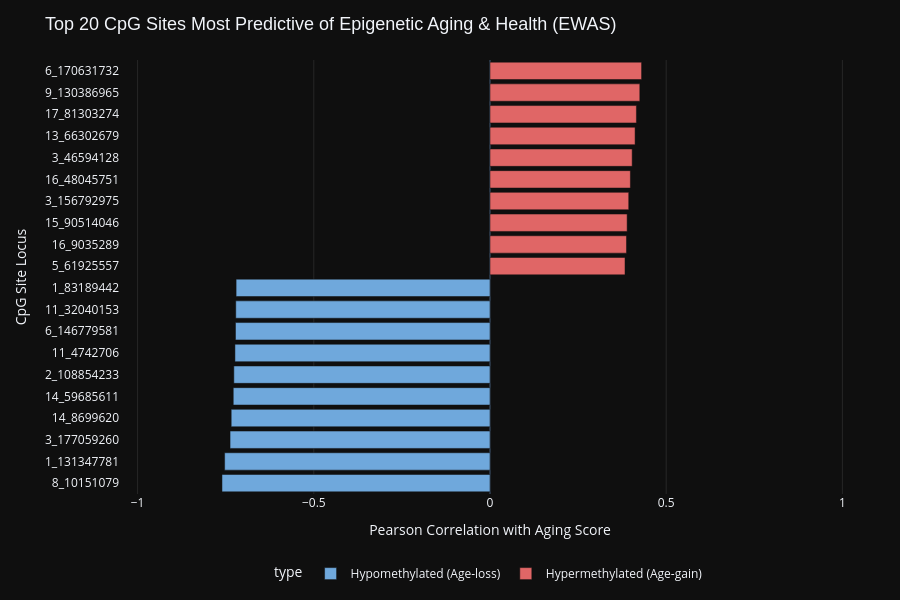

The notebook cell this image was saved under:
### Markdown cell above
## 6. Annotation of Most Predictive Epigenetic Loci
We load the Pearson correlation coefficients computed in Step 1 to visualize the top 20 individual CpG features (top 10 hypermethylated and top 10 hypomethylated) that correlate most strongly with the epigenetic aging score.

### Code cell
# Load top correlations
cor_df = pd.read_csv(correlations_csv)
cor_df = cor_df.sort_values('correlation', ascending=True)

# Create a category color column
cor_df['type'] = np.where(cor_df['correlation'] > 0, 'Hypermethylated (Age-gain)', 'Hypomethylated (Age-loss)')

fig_bar = px.bar(
    cor_df,
    x='correlation',
    y='cpg',
    color='type',
    orientation='h',
    title='Top 20 CpG Sites Most Predictive of Epigenetic Aging',
    labels={'correlation': 'Pearson Correlation with Aging Score', 'cpg': 'CpG Site Locus'},
    color_discrete_map={
        'Hypermethylated (Age-gain)': '#E06666',
        'Hypomethylated (Age-loss)': '#6FA8DC'
    }
)

fig_bar.update_layout(
    template='plotly_dark',
    title_font=dict(size=18, family='Outfit, sans-serif'),
    xaxis=dict(showgrid=True, gridcolor='rgba(255, 255, 255, 0.1)', range=[-1.05, 1.05]),
    yaxis=dict(showgrid=False, title_font=dict(size=14)),
    paper_bgcolor='rgba(15, 15, 15, 1)',
    plot_bgcolor='rgba(15, 15, 15, 1)',
    margin=dict(l=120, r=40, t=60, b=40),
    width=900,
    height=600,
    legend=dict(orientation='h', y=-0.15, x=0.5, xanchor='center')
)

fig_bar.show()

### Figure 1 — Plotly figure (JSON) as saved in the notebook; plotly's stock layout.template omitted (floating-point values rounded to 4 significant figures)
{"data": [{"hovertemplate": "type=Hypomethylated (Age-loss)<br>Pearson Correlation with Aging Score=%{x}<br>CpG Site Locus=%{y}<extra></extra>", "legendgroup": "Hypomethylated (Age-loss)", "marker": {"color": "#6FA8DC", "pattern": {"shape": ""}}, "name": "Hypomethylated (Age-loss)", "orientation": "h", "showlegend": true, "textposition": "auto", "type": "bar", "x": [-0.7606, -0.7531, -0.7377, -0.7345, -0.7286, -0.727, -0.7238, -0.7223, -0.7215, -0.7205], "xaxis": "x", "y": ["8_10151079", "1_131347781", "3_177059260", "14_8699620", "14_59685611", "2_108854233", "11_4742706", "6_146779581", "11_32040153", "1_83189442"], "yaxis": "y"}, {"hovertemplate": "type=Hypermethylated (Age-gain)<br>Pearson Correlation with Aging Score=%{x}<br>CpG Site Locus=%{y}<extra></extra>", "legendgroup": "Hypermethylated (Age-gain)", "marker": {"color": "#E06666", "pattern": {"shape": ""}}, "name": "Hypermethylated (Age-gain)", "orientation": "h", "showlegend": true, "textposition": "auto", "type": "bar", "x": [0.3831, 0.3873, 0.3892, 0.3937, 0.3984, 0.4035, 0.4117, 0.4155, 0.4251, 0.4302], "xaxis": "x", "y": ["5_61925557", "16_9035289", "15_90514046", "3_156792975", "16_48045751", "3_46594128", "13_66302679", "17_81303274", "9_130386965", "6_170631732"], "yaxis": "y"}], "layout": {"barmode": "relative", "height": 600, "legend": {"orientation": "h", "title": {"text": "type"}, "tracegroupgap": 0, "x": 0.5, "xanchor": "center", "y": -0.15}, "margin": {"b": 40, "l": 120, "r": 40, "t": 60}, "paper_bgcolor": "rgba(15, 15, 15, 1)", "plot_bgcolor": "rgba(15, 15, 15, 1)", "title": {"font": {"family": "Outfit, sans-serif", "size": 18}, "text": "Top 20 CpG Sites Most Predictive of Epigenetic Aging & Health (EWAS)"}, "width": 900, "xaxis": {"anchor": "y", "domain": [0, 1], "gridcolor": "rgba(255, 255, 255, 0.1)", "range": [-1.05, 1.05], "showgrid": true, "title": {"text": "Pearson Correlation with Aging Score"}}, "yaxis": {"anchor": "x", "domain": [0, 1], "showgrid": false, "title": {"font": {"size": 14}, "text": "CpG Site Locus"}}}}
